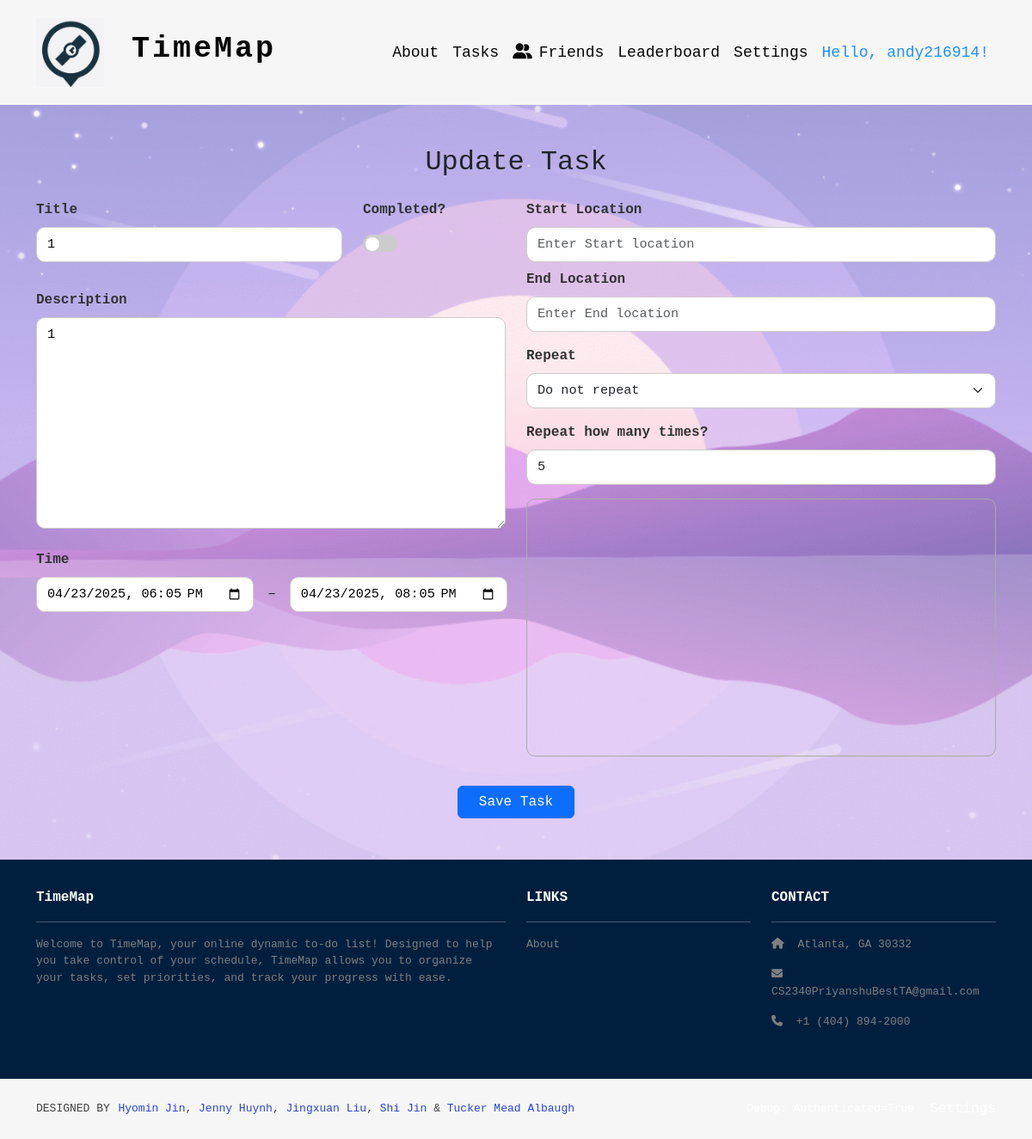
Screenshot of /tasks/update/40/ (signed in) with the database file from the repository.
### tasks/models.py (models this page shows, shortened)
class Task(models.Model):
    user = models.ForeignKey(User, on_delete=models.CASCADE, null=True, related_name='tasks')  # Link to the user
    title = models.CharField(max_length=255)
    description = models.TextField()
    start_location = models.CharField(max_length=255, blank=True)
    location = models.CharField(max_length=255, blank=True)  # Class location or any place
    latitude = models.FloatField(null=True, blank=True)  # Latitude coordinate
    longitude = models.FloatField(null=True, blank=True)  # Longitude coordinate
    latitude2 = models.FloatField(null=True, blank=True)  # Latitude coordinate
    longitude2 = models.FloatField(null=True, blank=True)  # Longitude coordinate
    start_time = models.DateTimeField()  # When the task starts
    end_time = models.DateTimeField()  # When the task should end
    completed = models.BooleanField(default=False)
    travel_time = models.DurationField(null=True, blank=True)  # How long it takes to travel there
    due_date = models.DateTimeField(null=True, blank=True)
    notify_before = models.IntegerField(
        choices=[
            (5, "5 minutes before"),
            (10, "10 minutes before"),
            (15, "15 minutes before"),
            (20, "20 minutes before"),
            (30, "30 minutes before"),
        ],
        null=True,
        blank=True,
        help_text="Send notification this many minutes before start"
    )
    notified = models.BooleanField(default=False)
    RECUR_CHOICES = [
        ('none', 'Do not repeat'),
        ('daily', 'Daily'),
        ('weekly', 'Weekly'),
        ('monthly', 'Monthly'),
    ]
    recur = models.CharField(max_length=10, choices=RECUR_CHOICES, default='none')
    class Meta:
        ordering = ['start_time']

### tasks/views.py (the view)
# urls.py: path('update/<int:task_id>/', views.update_task, name='update_task'),  # Update an existing task
@login_required
def update_task(request, task_id):
    task = Task.objects.get(id=task_id, user=request.user)
    selected_date = request.GET.get('selected_date', timezone.localdate().strftime('%Y-%m-%d'))
    start_date = request.GET.get('start_date', timezone.localdate().strftime('%Y-%m-%d'))
    if request.method == 'POST':
        form = TaskForm(request.POST, instance=task)
        if form.is_valid():
            task = form.save(commit=False)
            task.notify_before = int(form.cleaned_data['notify_before']) if form.cleaned_data['notify_before'] else None
            task.latitude = form.cleaned_data.get('latitude')
            task.longitude = form.cleaned_data.get('longitude')
            task.latitude2 = form.cleaned_data.get('latitude2')
            task.longitude2 = form.cleaned_data.get('longitude2')
            task.save()
            Task.objects.filter(
                user=task.user,
                title=task.title,
                recur='none',
                start_time__gt=task.start_time
            ).delete()
            repeat_count = form.cleaned_data.get('repeat_count') or 0
            if task.recur in ['daily', 'weekly', 'monthly'] and repeat_count > 0:
                generate_recurring_tasks(task, count=repeat_count)
            return redirect(f"{reverse('tasks:index')}?selected_date={selected_date}&start_date={start_date}")
        else:
            print(form.errors)
    else:
        form = TaskForm(instance=task)
    return render(request, 'tasks/update_task.html', {
        'form': form,
        'task': task,
        'google_maps_api_key': settings.GOOGLE_MAPS_API_KEY,
        'selected_date': selected_date,
        'start_date': start_date
    })

### tasks/templates/tasks/update_task.html (shortened to what this page needs)
{% extends 'base.html' %}
{% load static %}
{% block content %}
  <div class="container mt-5 mb-5">
    <h2 class="mb-4 text-center">Update Task</h2>
    <form method="POST" id="task-form">
      <div class="row">
        <div class="col-md-6">
          <div class="row mb-3">
            <div class="col-8">
              <div class="mb-3">
                <label for="id_title" class="form-label">Title</label>
                {{ form.title }}
              </div>
            </div>
            <div class="col-4">
              <div class="mb-3">
                <label for="id_completed" class="form-label">Completed?</label>
                <div class="form-check form-switch mt-1">
                  {{ form.completed }}
                </div>
              </div>
            </div>
          </div>
          <div class="mb-3">
            <label for="id_description" class="form-label">Description</label><br>
            {{ form.description }}
          </div>
          <div class="mb-3">
            <label class="form-label">Time</label>
            <div class="d-flex align-items-center gap-2">
              {{ form.start_time }}
              <span class="mx-2">–</span>
              {{ form.end_time }}
            </div>
          </div>
        </div>
        <div class="col-md-6">
          <div class="mb-3">
            <label class="form-label">Start Location</label>
            <input type="text" id="location-input2" name="start_location" class="form-control" placeholder="Enter Start location" value="{{ task.start_location|default:'' }}">
            <label class="form-label mt-2">End Location</label>
            <input type="text" id="location-input" name="location" class="form-control" placeholder="Enter End location" value="{{ task.location|default:'' }}">
          </div>
          <div class="mb-3">
            <label for="{{ form.recur.id_for_label }}" class="form-label">Repeat</label>
            {{ form.recur }}
          </div>
          <div class="mb-3">
            <label for="{{ form.repeat_count.id_for_label }}" class="form-label">Repeat how many times?</label>
            {{ form.repeat_count }}
          </div>
          <div id="map" style="height: 300px; width: 100%; margin-bottom: 10px;"></div>
        </div>
      </div>
      <div class="text-center mt-4">
        <button type="submit" class="btn btn-primary px-4">Save Task</button>
      </div>
    </form>
  </div>
{% endblock %}

### timeMap/templates/base.html (shortened to what this page needs)
<!DOCTYPE html>
<html>
  {% load static %}
  <head>
    <link href="https://cdn.jsdelivr.net/npm/bootstrap@5.3.3/dist/css/bootstrap.min.css"
          rel="stylesheet"
>
    <link rel="stylesheet"
          href="https://cdnjs.cloudflare.com/ajax/libs/font-awesome/6.1.1/css/all.min.css">
    <link rel="stylesheet" type="text/css" href="{% static 'css/style.css' %}">
  </head>
  <body class="d-flex flex-column min-vh-100">
    <nav class="p-3 navbar navbar-dark bg-dark navbar-expand-lg">
      <div class="container">
        <a class="navbar-brand" href="{% url 'home.index' %}">
          <img src="{% static 'img/logo.png' %}" alt="logo" height="80" />
          <span class="fs-4 cool-font" style="margin-left: 20px;">TimeMap</span>
        </a>
        <div class="collapse navbar-collapse" id="navbarNavAltMarkup">
          <div class="navbar-nav ms-auto navbar-ml">
            <a class="nav-link" href="{% url 'home.about' %}">About</a>
            <a class="nav-link" href="{% url 'tasks:index' %}">Tasks</a>
            {% if user.is_authenticated %}
              <a class="nav-link" href="{% url 'profiles:friend_list' %}">
                <i class="fas fa-user-friends me-2"></i>Friends
              </a>
              <a class="nav-link" href="{% url 'home.leaderboard' %}">Leaderboard</a>
              <div class="nav-item dropdown">
                <a class="nav-link dropdown-toggle" href="#" id="settingsDropdown" role="button"
                   data-bs-toggle="dropdown" aria-expanded="false">
                  Settings
                </a>
              </div>
              <span class="nav-link username-greeting">Hello, {{ user.username }}!</span>
            {% else %}
              <a class="nav-link" href="{% url 'login' %}">Login</a>
              <a class="nav-link" href="{% url 'home.register' %}">Register</a>
            {% endif %}
          </div>
        </div>
      </div>
    </nav>
<div class="flex-grow-1 {% if request.path != '/' %}tasks-background theme-{{ request.user.userprofile.background|default:'purple' }}{% endif %}">
    {% block content %}
    {% endblock %}
</div>
    <footer class="mt-auto">
      <section class="p-3 ms-footer d-none d-md-block">
        <div class="container">
          <div class="row mt-3 text-white">
            <div class="col-md-6 col-lg-6 col-xl-6 mx-auto mb-4">
              <b>TimeMap</b>
              <hr />
              <p>
                Welcome to TimeMap, your online dynamic to-do list! Designed to help you take control of your schedule, TimeMap allows you to organize your tasks, set priorities, and track your progress with ease.
              </p>
            </div>
            <div class="col-md-3 col-lg-3 col-xl-3 mx-auto mb-4">
              <b>LINKS</b>
              <hr />
              <p><a class="nav-link" href="{% url 'home.about' %}">About</a></p>
        </div>
        <div class="col-12 col-md-3 col-lg-3 col-xl-3 mb-4">
          <b>CONTACT</b>
          <hr />
          <p><i class="fas fa-home me-2"></i> Atlanta, GA 30332</p>
          <p><i class="fas fa-envelope me-2"></i> CS2340PriyanshuBestTA@gmail.com</p>
          <p><i class="fas fa-phone me-2"></i> +1 (404) 894-2000</p>
        </div>
      </div>
    </div>
  </section>
      <section class="p-3 ms-footer-bottom bg-dark">
<div class="container d-flex flex-column flex-md-row justify-content-between align-items-center align-items-md-start">
    <div class="designed-by text-white text-center text-md-start">
      <span>DESIGNED BY</span><br class="d-block d-md-none" />
      <span class="designers">
              <a href="https://www.linkedin.com/in/hyomin-jin-180230351/" target="_blank">Hyomin Jin</a>,
              <a href="https://www.linkedin.com/in/jenny-huynh-5ab5b9253/" target="_blank">Jenny Huynh</a>,
              <a href="https://www.linkedin.com/in/jing-xuan-liu-b24b28248/" target="_blank">Jingxuan Liu</a>,
              <a href="https://www.linkedin.com/in/shi-jin-151b6832b/" target="_blank">Shi Jin</a> &
              <a href="https://www.linkedin.com/in/tucker-albaugh-3b322732b/" target="_blank">Tucker Mead Albaugh</a>
        </span>
          </div>
          <div class="d-flex flex-column flex-md-row align-items-center mt-3 mt-md-0">
            <span class="text-white" style="margin-left: 18px;">
            </span>
            {% if user.is_authenticated %}
              <a class="nav-link text-white" href="{% url 'profiles:settings' %}" style="margin-left: 18px;">Settings</a>
            {% else %}
              <span class="text-white" style="margin-left: 18px;">Not Authenticated</span>
            {% endif %}
          </div>
        </div>
      </section>
    </footer>
  </body>
</html>

### timeMap/static/css/style.css (style rules this page uses)
body { font-family: 'Roboto Mono', monospace; }
.navbar a.nav-link { font-size: 18px; font-family: 'Roboto Mono', monospace; color: #050505 !important; }
.bg-dark { background-color: #f6f6f6 !important; }
.ms-footer { background-color: #001f3f; }
.ms-footer p { color: #7F7F7F; font-size: 13px; }
.ms-footer-bottom span { font-size: 13px; line-height: 38px; }
.ms-footer-bottom a { color: #2946d5; text-decoration: none; }
.navbar-brand .cool-font { font-family: 'Roboto Mono', monospace; font-size: 35px !important; letter-spacing: 3px; font-weight: 600; color: #050505 !important; }
.ms-footer-bottom span { color: #404040; }
.tasks-background { position: relative; min-height: 80vh ; width: 100%; background-color: transparent; overflow: hidden; }
.tasks-background::before { content: ''; position: absolute; top: 0; left: 0; width: 100%; height: 100%; background-image: url('../img/background.png'); background-size: cover; background-position: center; background-repeat: no-repeat; opacity: 0.85; z-index: -1; }
.tasks-background.theme-purple::before { background-image: url('../img/background.png'); }
.navbar-nav .dropdown-toggle::after { display: none; }
.username-greeting { color: #1E90FF !important; font-family: 'Roboto Mono', monospace; font-size: 18px; }
#task-form label { font-weight: 600; color: #333; }
#task-form input, #task-form textarea, #task-form select { border-radius: 10px; border: 1px solid #ccc; padding: 8px 12px; font-size: 0.95rem; }
#map { border-radius: 10px; border: 1px solid #aaa; }
#task-form input:not([type="checkbox"]), #task-form textarea, #task-form select { width: 100%; }
#task-form .form-check.form-switch { padding-left: 0; }
#task-form .form-check.form-switch input[type="checkbox"] { width: 40px; height: 20px; margin-left: 0; transform: none; position: relative; -webkit-appearance: none; appearance: none; background-color: #ccc; border-radius: 20px; transition: background-color 0.3s ease; cursor: pointer; }
#task-form .form-check.form-switch input[type="checkbox"]::before { content: ''; position: absolute; width: 16px; height: 16px; border-radius: 50%; background-color: white; top: 2px; left: 2px; transition: transform 0.3s ease; }
#task-form .form-check.form-switch input[type="checkbox"] { margin-top: 0.3rem; }
.mb-3 { margin-bottom: 1rem !important; }

### rows the page displays
Task: title "1", description "1", start_time "04/23/2025 18:05", end_time "04/23/2025 20:05", recur "Do not repeat"

### other values shown
{{ user.username }} "andy216914"
